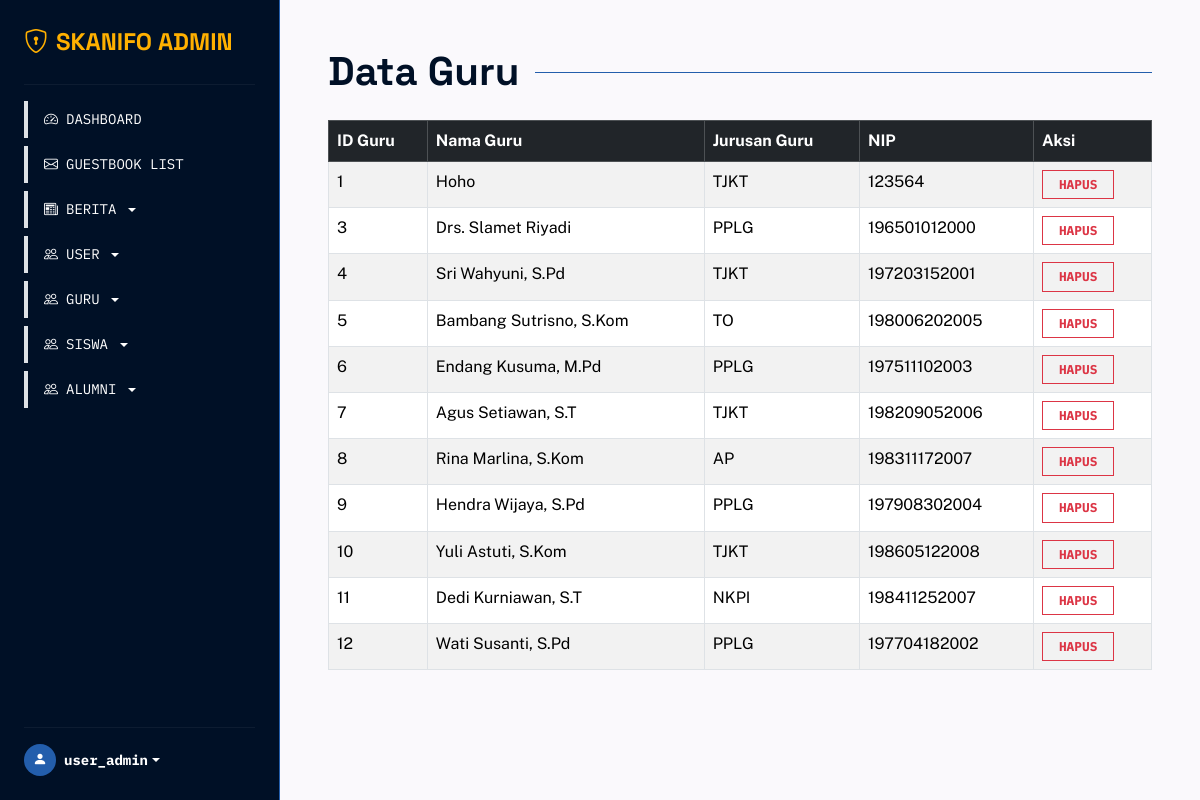
The app's page /page/dashboard/data_guru.php (signed in) with its own data.
### tables this page shows
CREATE TABLE `tb_guru` (
  `id_guru` int NOT NULL,
  `nama_guru` text NOT NULL,
  `nip` bigint NOT NULL,
  `guru_jurusan` text NOT NULL
);

### page/dashboard/data_guru.php (the view, shortened to what this page needs)
<!DOCTYPE html>
<html lang="en">
<head>
    <link href="https://cdn.jsdelivr.net/npm/bootstrap@5.3.8/dist/css/bootstrap.min.css" rel="stylesheet">
    <link rel="stylesheet" href="https://cdn.jsdelivr.net/npm/bootstrap-icons@1.11.3/font/bootstrap-icons.css">
    <link rel="stylesheet" href="../../assets/css/style.css">
</head>
<body>
    <main class="d-flex flex-nowrap">
        <?php require '../../components/sidebar.php'; ?>
        <div class="container-fluid p-4 p-md-5" style="background-color: var(--skn-bg);">
            <div class="d-flex align-items-center gap-3 mb-4">
                <h1 class="font-headline fw-bold m-0" style="color: var(--skn-primary);">Data Guru</h1>
                <div class="flex-grow-1 border-top" style="border-color: var(--skn-secondary) !important;"></div>
            </div>
            <table class="table table-bordered table-striped">
                <thead class="table-dark">
                    <tr>
                        <th>ID Guru</th>
                        <th>Nama Guru</th>
                        <th>Jurusan Guru</th>
                        <th>NIP</th>
                        <th>Aksi</th>
                    </tr>
                </thead>
                <tbody>
                    <?php
                    include '../../function/connect.php';
                    $data = mysqli_query($koneksi, "SELECT * FROM tb_guru");
                    if (mysqli_num_rows($data) > 0) {
                        while ($row = mysqli_fetch_array($data)) {
                            ?>
                            <tr>
                                <td><?php echo htmlspecialchars($row['id_guru']); ?></td>
                                <td><?php echo htmlspecialchars($row['nama_guru']); ?></td>
                                <td><?php echo htmlspecialchars($row['guru_jurusan']); ?></td>
                                <td><?php echo htmlspecialchars($row['nip']); ?></td>
                                <td>
                                    <a href="../../function/function_guru/delete_guru.php?id_guru=<?php echo $row['id_guru']; ?>" class="btn fw-bold font-mono btn-outline-danger rounded-0 text-uppercase px-3 py-1" style="font-size: 0.8rem;" onclick="return confirm('Yakin hapus?');">Hapus</a>
                                </td>
                            </tr>
                            <?php
                        }
                    } else {
                        echo "<tr><td colspan='4' class='text-center'>Belum ada data guru.</td></tr>";
                    }
                    ?>
                </tbody>
            </table>
        </div>
    </main>
</body>
</html>

### assets/css/style.css (style rules this page uses)
:root { --skn-primary: #001026; --skn-secondary: #235eac; --skn-amber: #ffb000; --skn-bg: #faf9fc; --skn-muted: #44474e; --skn-surface-high: #e9e7eb; --font-headline: "Space Grotesk", sans-serif; --font-body: "Public Sans", sans-serif; --font-mono: "IBM Plex Mono", monospace; }
body { background-color: var(--skn-bg); color: var(--skn-primary); font-family: var(--font-body); }
.font-headline { font-family: var(--font-headline); }
.font-mono { font-family: var(--font-mono); }
html { scroll-behavior: smooth; scroll-padding-top: 70px; }

### records on screen
tb_guru: id_guru "1", nama_guru "Hoho", guru_jurusan "TJKT", nip "123564"
tb_guru: id_guru "3", nama_guru "Drs. Slamet Riyadi", guru_jurusan "PPLG", nip "196501012000"
tb_guru: id_guru "4", nama_guru "Sri Wahyuni, S.Pd", guru_jurusan "TJKT", nip "197203152001"
tb_guru: id_guru "5", nama_guru "Bambang Sutrisno, S.Kom", guru_jurusan "TO", nip "198006202005"
tb_guru: id_guru "6", nama_guru "Endang Kusuma, M.Pd", guru_jurusan "PPLG", nip "197511102003"
tb_guru: id_guru "7", nama_guru "Agus Setiawan, S.T", guru_jurusan "TJKT", nip "198209052006"
tb_guru: id_guru "8", nama_guru "Rina Marlina, S.Kom", guru_jurusan "AP", nip "198311172007"
tb_guru: id_guru "9", nama_guru "Hendra Wijaya, S.Pd", guru_jurusan "PPLG", nip "197908302004"
tb_guru: id_guru "10", nama_guru "Yuli Astuti, S.Kom", guru_jurusan "TJKT", nip "198605122008"
tb_guru: id_guru "11", nama_guru "Dedi Kurniawan, S.T", guru_jurusan "NKPI", nip "198411252007"
tb_guru: id_guru "12", nama_guru "Wati Susanti, S.Pd", guru_jurusan "PPLG", nip "197704182002"

### other values on screen
$_SESSION['username'] "user_admin"
